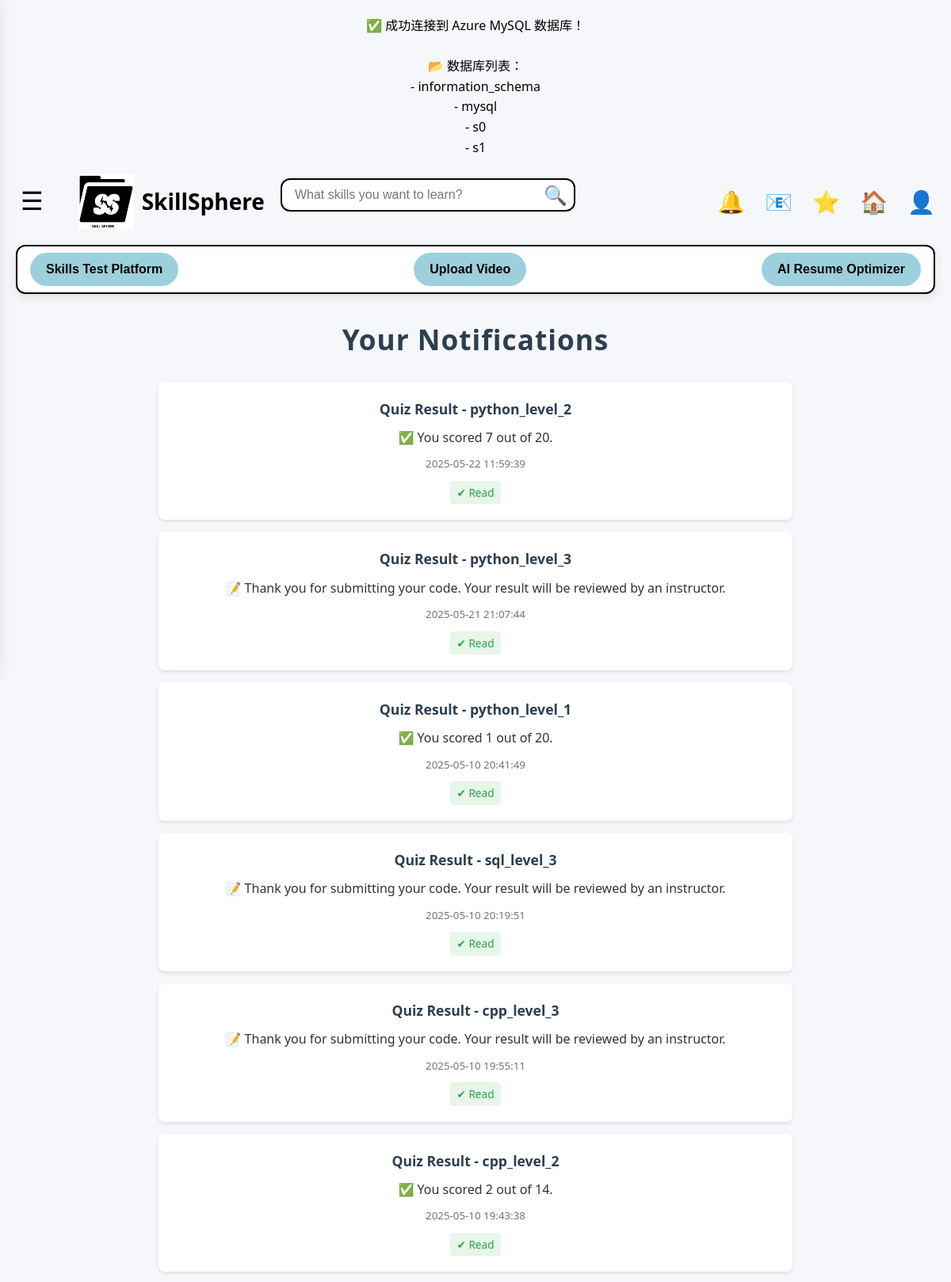
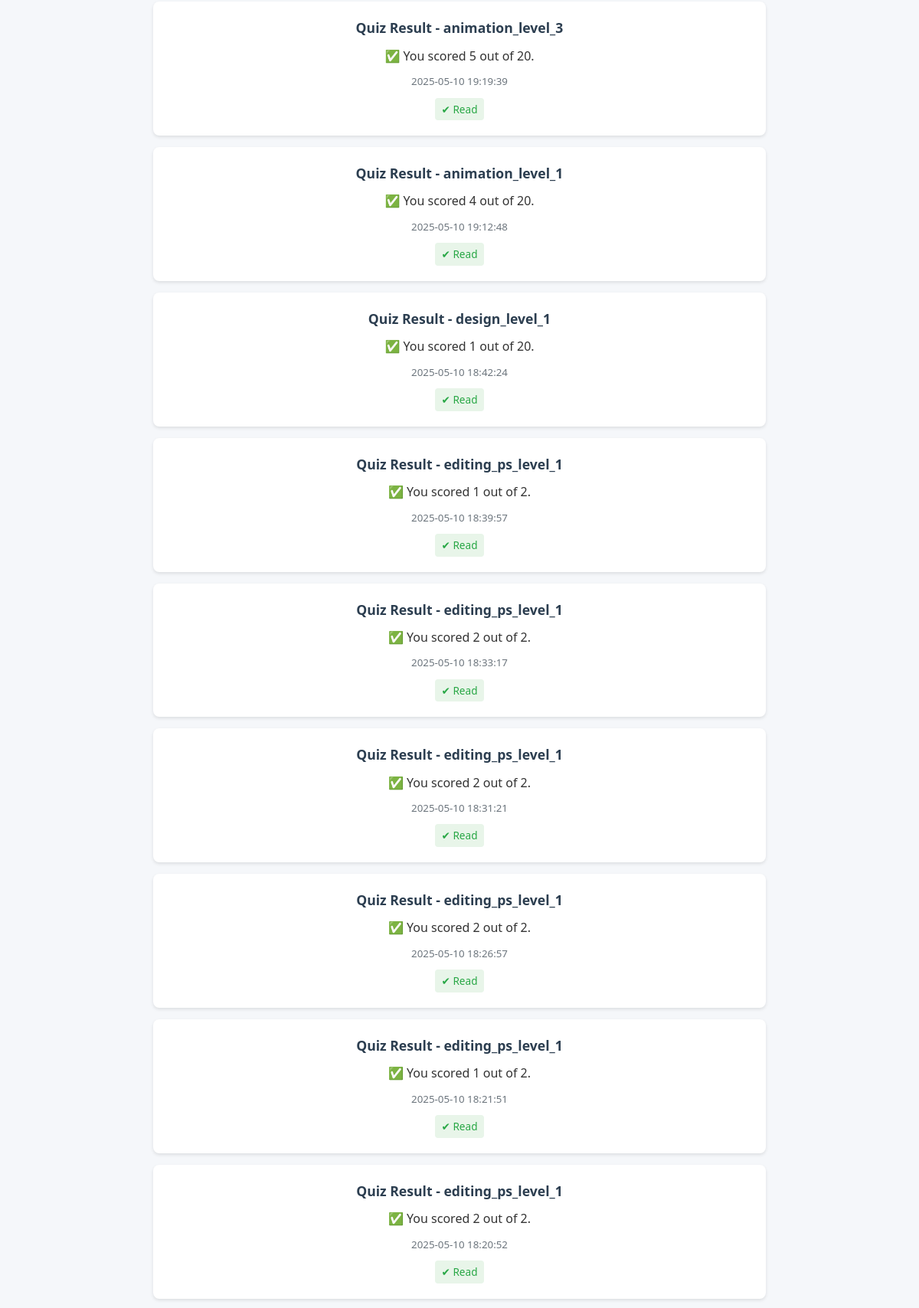
Screenshot of /templates/notification.php (signed in, upper part) with the database file from the repository (2 pictures, top to bottom).
### tables this page shows
CREATE TABLE `notifications` (
  `id` int(11) NOT NULL,
  `user_id` int(11) NOT NULL,
  `title` varchar(255) NOT NULL,
  `message` text NOT NULL,
  `is_read` tinyint(1) DEFAULT 0,
  `created_at` datetime DEFAULT current_timestamp(),
  `type` varchar(50) DEFAULT 'general'
);

### templates/notification.php (the view, shortened to what this page needs)
<?php
require_once 'db.php';
$user_id = $_SESSION['user_id'];
$stmt = $pdo->prepare("SELECT id, title, message, is_read, created_at FROM notifications WHERE user_id = ? ORDER BY created_at DESC");
$stmt->execute([$user_id]);
$notices = $stmt->fetchAll(PDO::FETCH_ASSOC);
?>
<!DOCTYPE html>
<html>
<head>
    <?php include 'nav.php'; ?>
</head>
<body>
    <div class="notification-section">
        <h2>Your Notifications</h2>
        <?php if (empty($notices)): ?>
            <div class="no-notifications">
                <p>No notifications at this time.</p>
            </div>
        <?php else: ?>
            <?php foreach ($notices as $note): ?>
                <div class="notice <?= !$note['is_read'] ? 'unread' : '' ?>">
                    <strong><?= htmlspecialchars($note['title']) ?></strong>
                    <div class="message"><?= nl2br(htmlspecialchars($note['message'])) ?></div>
                    <small><?= htmlspecialchars($note['created_at']) ?></small>
                    <?php if (!$note['is_read']): ?>
                        <form method="post" style="margin-top: 15px;">
                            <input type="hidden" name="mark_read" value="<?= $note['id'] ?>">
                            <button type="submit">Mark as Read</button>
                        </form>
                    <?php else: ?>
                        <span class="read-label">✔ Read</span>
                    <?php endif; ?>
                </div>
            <?php endforeach; ?>
        <?php endif; ?>
    </div>
</body>
</html>

### templates/style.css (style rules this page uses)
body { font-family: Arial, sans-serif; margin: 0; padding: 0; text-align: center; background-color: white; }

### templates/nav.php (style rules this page uses)
body { font-family: 'Segoe UI', Arial, sans-serif; padding: 20px; }
h2 { text-align: center; margin-bottom: 30px; color: #1a5ca4; font-size: 2.2em; letter-spacing: 1px; }
body { font-family: 'Segoe UI', Tahoma, Geneva, Verdana, sans-serif; line-height: 1.6; background-color: #f5f7fa; margin: 0; padding: 20px; }

### templates/notification.php (style rules this page uses)
.notification-section { max-width: 800px; margin: 20px auto; padding: 0 20px; }
.notification-section h2 { color: #2c3e50; margin-bottom: 25px; text-align: center; font-weight: 600; }
.notice { background: white; padding: 20px; margin-bottom: 15px; border-radius: 8px; box-shadow: 0 2px 4px rgba(0,0,0,0.1); transition: transform 0.2s ease, box-shadow 0.2s ease; }
.notice strong { color: #2c3e50; font-size: 1.1em; display: block; margin-bottom: 8px; }
.notice .message { color: #333; margin: 10px 0; }
.notice small { color: #6c757d; display: block; margin-top: 10px; }
.read-label { font-size: 0.85em; color: #28a745; display: inline-block; margin-top: 10px; padding: 4px 8px; background-color: #e8f5e9; border-radius: 4px; }

### rows the page displays
notifications: title "Quiz Result - python_level_2", message "✅ You scored 7 out of 20.", created_at "2025-05-22 11:59:39", is_read "✔ Read"
notifications: title "Quiz Result - python_level_3", message "📝 Thank you for submitting your code. Your result will be reviewed by an instructor.", created_at "2025-05-21 21:07:44", is_read "✔ Read"
notifications: title "Quiz Result - python_level_1", message "✅ You scored 1 out of 20.", created_at "2025-05-10 20:41:49", is_read "✔ Read"
notifications: title "Quiz Result - sql_level_3", message "📝 Thank you for submitting your code. Your result will be reviewed by an instructor.", created_at "2025-05-10 20:19:51", is_read "✔ Read"
notifications: title "Quiz Result - cpp_level_3", message "📝 Thank you for submitting your code. Your result will be reviewed by an instructor.", created_at "2025-05-10 19:55:11", is_read "✔ Read"
notifications: title "Quiz Result - cpp_level_2", message "✅ You scored 2 out of 14.", created_at "2025-05-10 19:43:38", is_read "✔ Read"
notifications: title "Quiz Result - animation_level_3", message "✅ You scored 5 out of 20.", created_at "2025-05-10 19:19:39", is_read "✔ Read"
notifications: title "Quiz Result - animation_level_1", message "✅ You scored 4 out of 20.", created_at "2025-05-10 19:12:48", is_read "✔ Read"
notifications: title "Quiz Result - design_level_1", message "✅ You scored 1 out of 20.", created_at "2025-05-10 18:42:24", is_read "✔ Read"
notifications: title "Quiz Result - editing_ps_level_1", message "✅ You scored 1 out of 2.", created_at "2025-05-10 18:39:57", is_read "✔ Read"
notifications: title "Quiz Result - editing_ps_level_1", message "✅ You scored 2 out of 2.", created_at "2025-05-10 18:33:17", is_read "✔ Read"
notifications: title "Quiz Result - editing_ps_level_1", message "✅ You scored 2 out of 2.", created_at "2025-05-10 18:31:21", is_read "✔ Read"
notifications: title "Quiz Result - editing_ps_level_1", message "✅ You scored 2 out of 2.", created_at "2025-05-10 18:26:57", is_read "✔ Read"
notifications: title "Quiz Result - editing_ps_level_1", message "✅ You scored 1 out of 2.", created_at "2025-05-10 18:21:51", is_read "✔ Read"
notifications: title "Quiz Result - editing_ps_level_1", message "✅ You scored 2 out of 2.", created_at "2025-05-10 18:20:52", is_read "✔ Read"

### other values shown
$row['Database'] "information_schema"
$row['Database'] "mysql"
$row['Database'] "s0"
$row['Database'] "s1"
